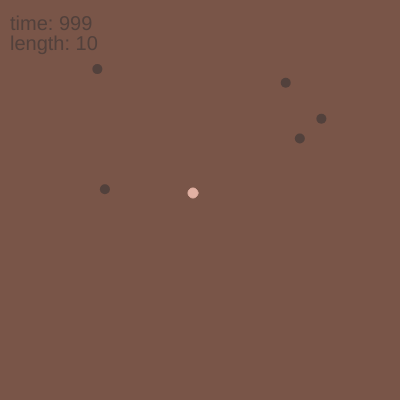
Frame 1 (no input)
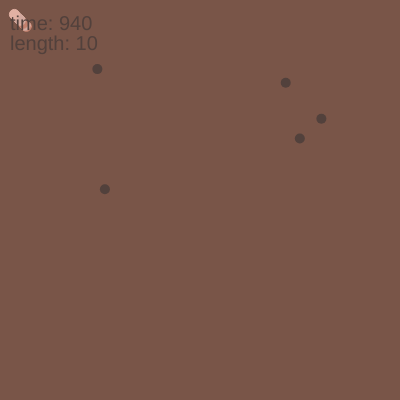
Frame 60 (no input)
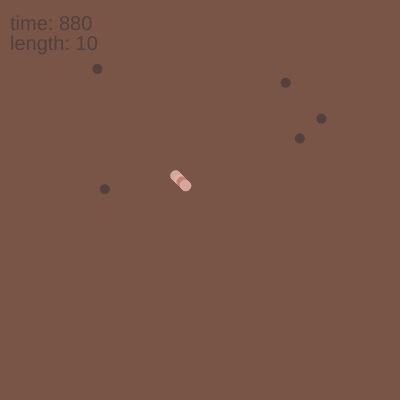
Frame 120 (the mouse pressed at the canvas centre since frame 60)

The p5.js sketch that drew these frames (run headless with seeded random() and noise() and a simulated clock; from frame 60 on, the mouse is pressed at the canvas centre):

// p5.js sketch
// ── sketch.js
let x = 200;
let y = 200;
const wormParts = [];
let maxWormParts = 10;
const foods = []; // array to store food objects
let foodEaten = 0;
let time = 1000;

// food factory
const drawFood = () => {
  return {
    x: random(0, 400),
    y: random(0, 400),
    size: 10, // diameter of food
    draw() {
      fill("#52413C"); // food color
      noStroke();
      ellipse(this.x, this.y, this.size, this.size);
    },
  };
};

// check for collisions between worm and food
function checkFoodCollision(food) {
  const d = dist(x, y, food.x, food.y);
  return d < 10; // Adjust for collision radius
}

// draw worm segmant
function wormSegment(x, y) {
  const wormColors = ["#c3816e", "#D3A99E", "#E2B1A3"];
  const currentWormColor = wormColors[int(random(0, wormColors.length))];
  fill(currentWormColor);
  stroke(currentWormColor);
  ellipse(x, y, 10, 10);
}

// setup
function setup() {
  createCanvas(400, 400);
  background("#795548");
  textSize(20);
  for (let i = 0; i < 5; i++) {
    foods.push(drawFood()); // draw 5 initial food objects
  }
}

function draw() {
  // worm wiggle
  const wiggle = int(random(-3, 3));

  // follow mouse
  x += (mouseX - x) * 0.04 + wiggle;
  y += (mouseY - y) * 0.04 + wiggle;

  // add the current segment to parts list
  wormParts.push({ x, y });

  // if worm is too long...
  if (wormParts.length > maxWormParts) {
    wormParts.shift(); // delete oldest part
  }

  background("#795548");

  // draw and update food objects
  for (let i = foods.length - 1; i >= 0; i--) {
    const food = foods[i];
    food.draw();

    // check for collisions
    if (checkFoodCollision(food)) {
      foods.splice(i, 1); // remove the eaten food
      foods.push(drawFood()); // add a new food object
      foodEaten++;
    }
  }

  // draw all worm segments
  for (let i = 0; i < wormParts.length; i++) {
    wormSegment(wormParts[i].x, wormParts[i].y);
  }

  // change length and time
  maxWormParts = 10 + foodEaten;
  time--;

  // show text in upper left corner
  noStroke();
  fill("#52413C");
  text(`length: ${maxWormParts}`, 10, 50);
  text(`time: ${time}`, 10, 30);

  // game ending
  if (time < 1) {
    textSize(25);
    textStyle(BOLD);
    fill("#2E211F");
    text(`your final score is ${maxWormParts}!`, 60, 200);
    exit; // error to end game :)
  }
}
